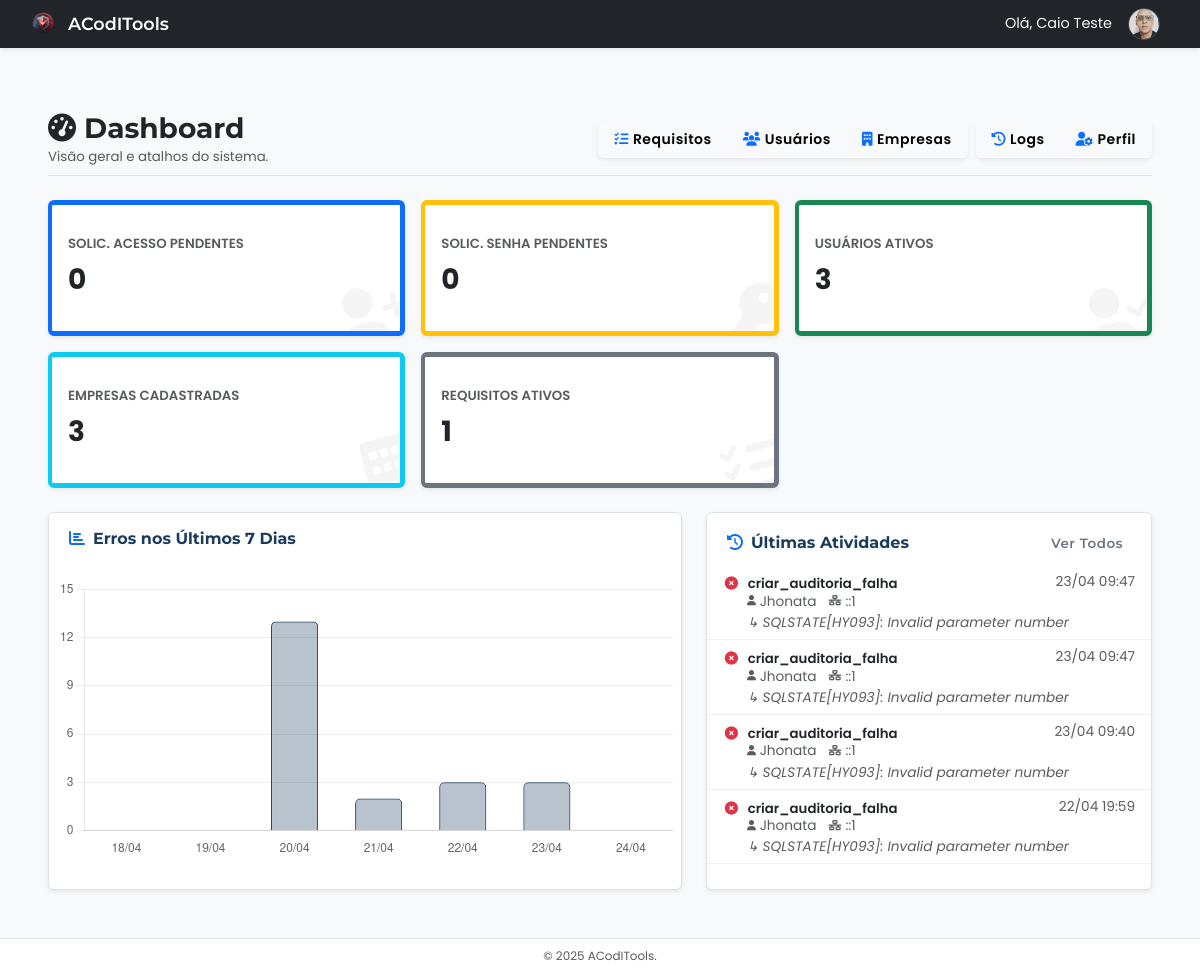
/admin/dashboard_admin.php (signed in), run on the app's committed database.
### tables this page shows
CREATE TABLE `logs_acesso` (
  `id` int(11) NOT NULL,
  `usuario_id` int(11) DEFAULT NULL,
  `ip_address` varchar(45) DEFAULT NULL,
  `data_hora` datetime DEFAULT current_timestamp(),
  `acao` varchar(255) DEFAULT NULL,
  `sucesso` tinyint(1) DEFAULT NULL,
  `detalhes` text DEFAULT NULL
);

### admin/dashboard_admin.php (the view, shortened to what the rows shown need)
<?php
require_once __DIR__ . '/../includes/config.php';
require_once __DIR__ . '/../includes/layout_admin.php';
require_once __DIR__ . '/../includes/admin_functions.php';
$usuario_id = $_SESSION['usuario_id'];
$usuario = dbGetDadosUsuario($conexao, $usuario_id);
$primeiro_acesso = ($usuario['primeiro_acesso'] == 1);
$logsRecentes = [];
$chartData = ['labels' => [], 'data' => []];
if (!$primeiro_acesso) {
    try {
        $stmtReq = $conexao->query("SELECT COUNT(*) FROM requisitos_auditoria WHERE ativo = 1");
    } catch (PDOException $e) {  }
    $logsRecentesData = getLogsAcesso($conexao, 1, 5);
    $logsRecentes = $logsRecentesData['logs'] ?? [];
    $chartData = getLoginLogsLast7Days($conexao);
}
$title = "ACodITools - Dashboard";
echo getHeaderAdmin($title);
?>
<?php if ($primeiro_acesso): ?>
    <div id="bloqueio-conteudo" style="position: fixed; top: 0; left: 0; width: 100%; height: 100%; background: rgba(0,0,0,0.7); z-index: 1060; display: flex; align-items: center; justify-content: center;">
         <div class="modal fade show" id="primeiroAcessoModal" tabindex="-1" aria-labelledby="primeiroAcessoModalLabel" aria-modal="true" role="dialog" style="display: block;"><div class="modal-dialog modal-dialog-centered"><div class="modal-content shadow-lg border-0"><div class="modal-header bg-primary text-white"><h5 class="modal-title" id="primeiroAcessoModalLabel"><i class="fas fa-shield-alt me-2"></i>Primeiro Acesso - Redefinir Senha</h5></div><div class="modal-body p-4"><p class="text-muted mb-3">Por segurança, defina uma nova senha.</p><form id="formRedefinirSenha" novalidate><input type="hidden" name="csrf_token_modal" value="<?= htmlspecialchars($csrf_token) ?>"><div class="mb-3"><label for="nova_senha_modal" class="form-label form-label-sm">Nova Senha</label><input type="password" class="form-control form-control-sm" id="nova_senha_modal" name="nova_senha" required minlength="8" aria-describedby="novaSenhaHelp"><div id="novaSenhaHelp" class="form-text small">Mínimo 8 caracteres, com maiúscula, minúscula e número.</div><div class="invalid-feedback small">Senha inválida. Verifique os requisitos.</div></div><div class="mb-3"><label for="confirmar_senha_modal" class="form-label form-label-sm">Confirmar Nova Senha</label><input type="password" class="form-control form-control-sm" id="confirmar_senha_modal" name="confirmar_senha" required><div class="invalid-feedback small">As senhas não coincidem.</div></div><div id="senha_error" class="alert alert-danger alert-sm mt-3 p-2 small" style="display: none;"></div><div id="senha_sucesso" class="alert alert-success alert-sm mt-3 p-2 small" style="display: none;"></div><button type="submit" class="btn btn-primary w-100 mt-3">Redefinir Senha</button></form></div></div></div></div>
    </div>
<?php else: ?>
    <div class="container-fluid px-md-4 py-4"> <?php  ?>
        <div class="d-flex flex-column flex-md-row justify-content-md-between align-items-md-center pt-3 pb-2 mb-4 border-bottom">
            <div class="mb-3 mb-md-0 text-center text-md-start"> <?php  ?>
                <h1 class="h3 mb-0 fw-bold"><i class="fas fa-tachometer-alt me-2"></i>Dashboard</h1>
            </div>
        </div>
        <div class="row g-4">
            <div class="col-lg-5 order-lg-2">
                <div class="card shadow-sm h-100">
                    <div class="card-body p-0">
                         <?php if (!empty($logsRecentes)): ?>
                             <div class="list-group list-group-flush dashboard-log-list" style="max-height: 300px; overflow-y: auto;"> <?php  ?>
                                <?php foreach ($logsRecentes as $log):
                                    $log_data = new DateTime($log['data_hora']); $isSuccess = (bool) $log['sucesso'];
                                    $iconClass = $isSuccess ? 'fa-check-circle text-success' : 'fa-times-circle text-danger';
                                    $userText = htmlspecialchars($log['nome_usuario'] ?? 'Sistema');
                                    $actionText = htmlspecialchars($log['acao']);
                                    $details = htmlspecialchars(mb_strimwidth($log['detalhes'] ?? '', 0, 70, "...")); ?>
                                    <div class="list-group-item px-3 py-2 lh-sm">
                                        <div class="d-flex w-100 justify-content-between mb-0"><div><i class="fas <?= $iconClass ?> fa-fw me-2 small"></i><strong class="fw-semibold small"><?= $actionText ?></strong></div><small class="text-muted text-nowrap ps-2" title="<?= $log_data->format('d/m/Y H:i:s') ?>"><?= $log_data->format('d/m H:i') ?></small></div>
                                        <div class="text-muted small ps-4"><span class="me-1" title="Usuário: <?= $userText ?>"> <i class="fas fa-user fa-xs"></i> <?= $userText ?></span><span title="IP: <?= htmlspecialchars($log['ip_address']) ?>"><i class="fas fa-network-wired fa-xs ms-2 me-1"></i><?= htmlspecialchars($log['ip_address']) ?></span><?php if (!empty($log['detalhes'])): ?><span class="d-block fst-italic mt-1 text-truncate" title="<?= htmlspecialchars($log['detalhes']) ?>">↳ <?= $details ?></span><?php endif; ?></div>
                                    </div>
                                <?php endforeach; ?>
                            </div>
                        <?php else: ?>
                             <div class="text-center text-muted py-5 vh-25 d-flex flex-column justify-content-center align-items-center"><i class="fas fa-info-circle fa-2x mb-2 text-light-emphasis"></i><span class="small">Nenhuma atividade recente.</span></div>
                        <?php endif; ?>
                    </div>
                </div>
            </div>
        </div>
    </div>
<?php endif;  ?>
<?php
echo getFooterAdmin();
?>
<?php if (!$primeiro_acesso && !empty($chartData['labels']) && !empty($chartData['data']) && max($chartData['data']) > 0): ?>
<script>
function initLoginChart() { /* Função igual à anterior */
    if (typeof Chart === 'undefined') { setTimeout(initLoginChart, 100); return; }
    const ctx = document.getElementById('loginChart'); if (!ctx) { return; }
    const chartLabels = <?= json_encode($chartData['labels']) ?>; const chartLoginData = <?= json_encode($chartData['data']) ?>;
    const primaryColor = getComputedStyle(document.documentElement).getPropertyValue('--primary-color').trim() || '#1a3b5c';
    const primaryColorRgba = hexToRgba(primaryColor, 0.3); // Mais transparência
    let existingChart = Chart.getChart(ctx); if (existingChart) { existingChart.destroy(); }
    new Chart(ctx, { type: 'bar', data: { labels: chartLabels, datasets: [{ label: ' Logins', data: chartLoginData, backgroundColor: primaryColorRgba, borderColor: primaryColor, borderWidth: 1, borderRadius: 5, barPercentage: 0.7, categoryPercentage: 0.8 }] }, options: { responsive: true, maintainAspectRatio: false, plugins: { legend: { display: false }, tooltip: { backgroundColor: '#212529', titleColor: '#fff', bodyColor: '#fff', titleFont: { weight: 'bold' }, bodyFont: { size: 12 }, padding: 12, cornerRadius: 6, displayColors: false, callbacks: { label: ctx => `${ctx.parsed.y} falhas(s)` } } }, scales: { y: { beginAtZero: true, ticks: { precision: 0, stepSize: Math.max(1, Math.ceil(Math.max(...chartLoginData) / 5)) } , grid: { color: '#eee' } }, x: { grid: { display: false } } }, animation: { duration: 400 } } }); }
function hexToRgba(hex, alpha = 1) { const bigint = parseInt(hex.slice(1), 16); const r = (bigint >> 16) & 255; const g = (bigint >> 8) & 255; const b = bigint & 255; return `rgba(${r}, ${g}, ${b}, ${alpha})`; }
document.addEventListener('DOMContentLoaded', initLoginChart);
</script>
<?php endif; ?>

### data on the page
logs_acesso: sucesso 0 (drawn), acao "criar_auditoria_falha", data_hora "23/04 09:47", userText "Jhonata", ip_address "::1", detalhes "SQLSTATE[HY093]: Invalid parameter number"
logs_acesso: sucesso 0 (drawn), acao "criar_auditoria_falha", data_hora "23/04 09:47", userText "Jhonata", ip_address "::1", detalhes "SQLSTATE[HY093]: Invalid parameter number"
logs_acesso: sucesso 0 (drawn), acao "criar_auditoria_falha", data_hora "23/04 09:40", userText "Jhonata", ip_address "::1", detalhes "SQLSTATE[HY093]: Invalid parameter number"
logs_acesso: sucesso 0 (drawn), acao "criar_auditoria_falha", data_hora "22/04 19:59", userText "Jhonata", ip_address "::1", detalhes "SQLSTATE[HY093]: Invalid parameter number"

### other printed values
$nome_admin "Caio Teste"
$card['title'] "SOLIC. ACESSO PENDENTES"
$card['value'] "0"
$card['title'] "SOLIC. SENHA PENDENTES"
$card['title'] "USUÁRIOS ATIVOS"
$card['value'] "3"
$card['title'] "EMPRESAS CADASTRADAS"
$card['title'] "REQUISITOS ATIVOS"
$card['value'] "1"
chart data {{ json_encode($chartData['data']) }} [0,0,13,2,3,3,0]
